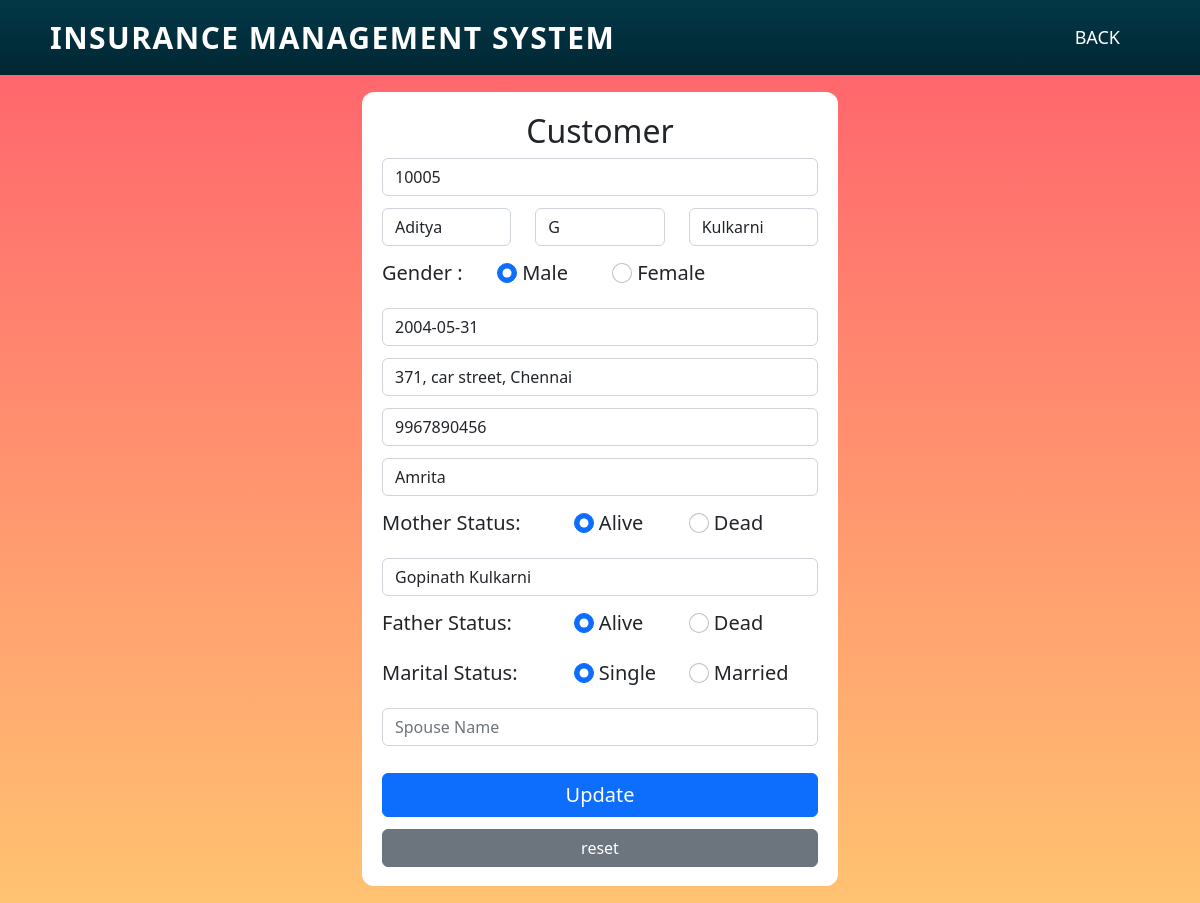
The app's page /client/update.php?editid=10005 (signed in) with its own data.
### tables this page shows
CREATE TABLE `customer` (
  `customerID` bigint(10) NOT NULL,
  `First_Name` varchar(50) NOT NULL,
  `Middle_Name` varchar(50) DEFAULT NULL,
  `Last_Name` varchar(50) NOT NULL,
  `Gender` char(1) NOT NULL,
  `DOB` date NOT NULL,
  `Address` varchar(70) NOT NULL,
  `contactNumber` bigint(10) NOT NULL,
  `Mother_Name` varchar(150) NOT NULL,
  `Mother_Status` varchar(10) NOT NULL,
  `Father_Name` varchar(150) NOT NULL,
  `Father_Status` varchar(10) NOT NULL,
  `Marital_status` char(1) NOT NULL,
  `Spouse` varchar(150) DEFAULT NULL
);

### client/update.php (the view, shortened to what this page needs)
<?php
require "../connection.php";
$cid=$_GET['editid'];
$sql = "select * from customer where customerID='$cid'";
$result = mysqli_query($conn,$sql);
$row = mysqli_fetch_object($result)
?>
<html>
    <head>
	    <link rel="stylesheet" href="../css/bootstrap.css">
	    <link rel="stylesheet" href="../style/login.css">
    </head>
    <body>
        <nav>
            <div class="logo">
            <p>Insurance Management System</p>
            </div>
            <ul>
                <li><a href="modified.php">Back</a></li>
            </ul>
        </nav>
        <div class="container" style="width: 500px; height: 100vh">
        <div class="login" style="margin-top: 75px; width: 500px; height: 88vh; overflow-y: scroll;">
		<h2 class="text-center">Customer</h2>
        <form name = "form1" action='modified.php' method = 'POST' enctype = "multipart/form-data" >
            <div class = "form-group">
                <input class="form-control" type = "text" name = "customerID" value = "<?php echo $row->customerID ?>" placeholder="Customer ID" required readonly/>
            </div>
            <div class = "row">
                <div class = "form-group col">
                    <input class="form-control" type = "text" name = "First_Name" value = "<?php echo $row->First_Name ?>" placeholder="First Name" required/>
                </div>
                <div class = "form-group col">
                    <input class="form-control" type = "text" name = "Middle_Name" value = "<?php echo $row->Middle_Name ?>" placeholder="Middle Name" />
                </div>
                <div class = "form-group col">
                    <input class="form-control" type = "text" name = "Last_Name" value = "<?php echo $row->Last_Name ?>" placeholder="Last Name" required/>
                </div>
            </div>
				<div class = "form-group row">
                    <div class="col-3">
                        <label class="form-label" for="Gender">Gender :</label>
                    </div>
                        <div class="col-3">
                        <input class="form-check-input" id="male" type = "radio" name = "Gender" value = "M" required <?php if($row->Gender == 'M'){ echo "checked"; }?>/>
                        <label class="form-check-label" for="male">Male</label>
                    </div>
                    <div class="col">
                        <input class="form-check-input" id="female" type = "radio" name = "Gender" value = "F" required <?php if($row->Gender == 'F'){ echo "checked"; }?>/>
                        <label class="form-check-label" for="female">Female</label>
                    </div>
                </div>
				<div class = "form-group">
                    <input class="form-control" type = "text" name = "DOB" value = "<?php echo $row->DOB ?>" placeholder="Date of Birth" onfocus="this.type='date'" onblur="if(!this.value) this.type='text'" required/>
                </div>
				<div class = "form-group">
                    <input class="form-control" type = "text" name = "Address" value = "<?php echo $row->Address ?>" placeholder="Address" required/>
                </div>
				<div class = "form-group">
                    <input class="form-control" type = "text" name = "contactNumber" value = "<?php echo $row->contactNumber ?>" placeholder="Contact Number"  required pattern="[0-9]{10}" />
                </div>
				<div class = "form-group">
                    <input class="form-control" type = "text" name = "Mother_Name" value = "<?php echo $row->Mother_Name ?>" placeholder="Mother Name"  required/>
                </div>
				<div class = "form-group row">
                    <div class="col-5">
                        <label class="form-label">Mother Status:</label>
                    </div>
                    <div class="col-3">
                        <input class="form-check-input" id="Malive" type = "radio" name = "Mother_Status" value = "A" required <?php if($row->Mother_Status == 'A'){ echo "checked"; }?>/>
                        <label class="form-check-label" for="Malive">Alive</label>
                    </div>
                    <div class="col">
                        <input class="form-check-input" id="Mdead" type = "radio" name = "Mother_Status" value = "D" required <?php if($row->Mother_Status == 'D'){ echo "checked"; }?>/>
                        <label class="form-check-label" for="Mdead">Dead</label>
                    </div>
                </div>
				<div class = "form-group">
                    <input class="form-control" type = "text" name = "Father_Name" value = "<?php echo $row->Father_Name ?>" placeholder="Father Name"  required/>
                </div>
				<div class = "form-group row">
                    <div class="col-5">
                        <label class="form-label">Father Status:</label>
                    </div>
                    <div class="col-3">
                        <input class="form-check-input" id="Falive" type = "radio" name = "Father_Status" value = "A" required <?php if($row->Father_Status == 'A'){ echo "checked"; }?>/>
                        <label class="form-check-label" for="Falive">Alive</label>
                    </div>
                    <div class="col">
                        <input class="form-check-input" id="Fdead" type = "radio" name = "Father_Status" value = "D" required <?php if($row->Father_Status == 'D'){ echo "checked"; }?>/>
                        <label class="form-check-label" for="Fdead">Dead</label>
                    </div>
                </div>
				<div class = "form-group row">
                    <div class="col-5">
                        <label class="form-label">Marital Status:</label>
                    </div>
                    <div class="col-3">
                        <input class="form-check-input" id="single" type = "radio" name = "Marital_Status" value = "S" required <?php if($row->Marital_status == 'S'){ echo "checked"; }?>/>
                        <label class="form-check-label" for="single">Single</label>
                    </div>
                    <div class="col">
                        <input class="form-check-input" id="married" type = "radio" name = "Marital_Status" value = "M" required <?php if($row->Marital_status == 'M'){ echo "checked"; }?>/>
                        <label class="form-check-label" for="married">Married</label>
                    </div>
                </div>
				<div class = "form-group">
                    <input class="form-control" type = "text" name = "Spouse" value = "<?php echo $row->Spouse ?>" placeholder="Spouse Name"  />
                </div>
				<div class = "form-group">
                    <input class="btn btn-primary w-100" type = "submit" name="update" value = "Update"/>
                </div>
				<div class = "form-group">
                    <input class="btn btn-secondary w-100" type = "reset" value = "reset"/>
                </div>
        </form>
        </div>
        </div>
    </body>
</html>

### style/login.css (style rules this page uses)
* { margin: 0; padding: 0; box-sizing: border-box; }
nav { width: 100%; height: 75px; line-height: 75px; position: absolute; padding: 0 50px; background-image: linear-gradient(#033747,#012733); }
nav .logo p { font-size: 30px; font-weight: bold; float: left; color: white; text-transform: uppercase; letter-spacing: 1.5px; cursor: pointer; }
nav ul { float: right; }
nav li { display: inline-block; list-style: none; }
nav li a { font-size: 18px; text-transform: uppercase; padding: 0 30px; color: white; text-decoration: none; }
body { height: 100vh; background: -webkit-linear-gradient(#ff5f6d,#ffc371); }
.container { height: 100vh; display: flex; align-items: center; justify-content: center; }
.login { width: 360px; height: min-content; padding: 20px; border-radius: 12px; background: #fff; }
.login form { font-size: 20px; }
.login form .form-group { margin-bottom: 12px; }
.login form input[type="submit"] { font-size: 20px; margin-top: 15px; }

### records on screen
customer: customerID "10005", First_Name "Aditya", Middle_Name "G", Last_Name "Kulkarni", Gender "☑ Male", Gender "☐ Female", DOB "2004-05-31", Address "371, car street, Chennai", contactNumber "9967890456", Mother_Name "Amrita", Mother_Status "☑ Alive", Mother_Status "☐ Dead", Father_Name "Gopinath Kulkarni", Father_Status "☑ Alive", Father_Status "☐ Dead", Marital_status "☑ Single", Marital_status "☐ Married"
